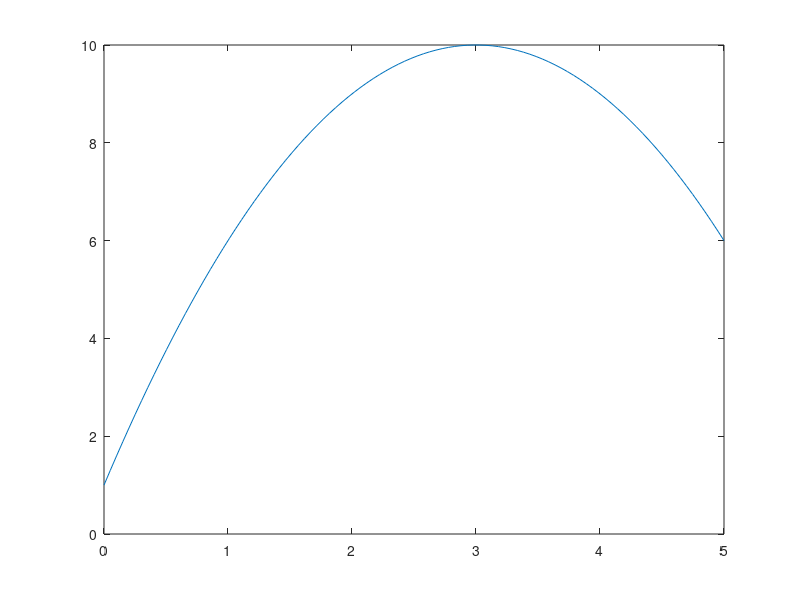

Reproduce this figure in MATLAB.
%solve for y=-(x-3) sqr +10;
clearvars;
clc;
x=linspace(0,5);
y=-(x-3).^2+10;
plot(x,y);

min(y),max(y);
[maxvalue,i]=max(y)
 
